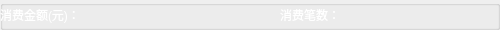
  <widget class="QGroupBox" name="groupBox_countAndSum">
   <property name="geometry">
    <rect>
     <x>10</x>
     <y>360</y>
     <width>500</width>
     <height>30</height>
    </rect>
   </property>
   <property name="styleSheet">
    <string notr="true">QGroupBox#groupBox_countAndSum{border:none;}
</string>
   </property>
   <property name="title">
    <string/>
   </property>
   <widget class="QLabel" name="label_totalSum_title">
    <property name="geometry">
     <rect>
      <x>0</x>
      <y>0</y>
      <width>140</width>
      <height>30</height>
     </rect>
    </property>
    <property name="styleSheet">
     <string notr="true">color: rgb(255, 255, 255);
font: 500 16pt &quot;Ubuntu&quot;;</string>
    </property>
    <property name="lineWidth">
     <number>1</number>
    </property>
    <property name="text">
     <string>消费金额(元)：</string>
    </property>
   </widget>
   <widget class="QLabel" name="label_totalCount_title">
    <property name="geometry">
     <rect>
      <x>280</x>
      <y>0</y>
      <width>100</width>
      <height>30</height>
     </rect>
    </property>
    <property name="styleSheet">
     <string notr="true">color: rgb(255, 255, 255);
font: 500 16pt &quot;Ubuntu&quot;;</string>
    </property>
    <property name="lineWidth">
     <number>1</number>
    </property>
    <property name="text">
     <string>消费笔数：</string>
    </property>
   </widget>
   <widget class="QLabel" name="label_totalCount">
    <property name="geometry">
     <rect>
      <x>385</x>
      <y>0</y>
      <width>60</width>
      <height>30</height>
     </rect>
    </property>
    <property name="styleSheet">
     <string notr="true">color: rgb(255, 255, 255);
font: 500 16pt &quot;Ubuntu&quot;;</string>
    </property>
    <property name="lineWidth">
     <number>1</number>
    </property>
    <property name="text">
     <string/>
    </property>
    <property name="alignment">
     <set>Qt::AlignLeading|Qt::AlignLeft|Qt::AlignVCenter</set>
    </property>
   </widget>
   <widget class="QLabel" name="label_totalSum">
    <property name="geometry">
     <rect>
      <x>145</x>
      <y>0</y>
      <width>130</width>
      <height>30</height>
     </rect>
    </property>
    <property name="styleSheet">
     <string notr="true">color: rgb(255, 255, 255);
font: 500 16pt &quot;Ubuntu&quot;;</string>
    </property>
    <property name="lineWidth">
     <number>1</number>
    </property>
    <property name="text">
     <string/>
    </property>
    <property name="alignment">
     <set>Qt::AlignLeading|Qt::AlignLeft|Qt::AlignVCenter</set>
    </property>
   </widget>
  </widget>
